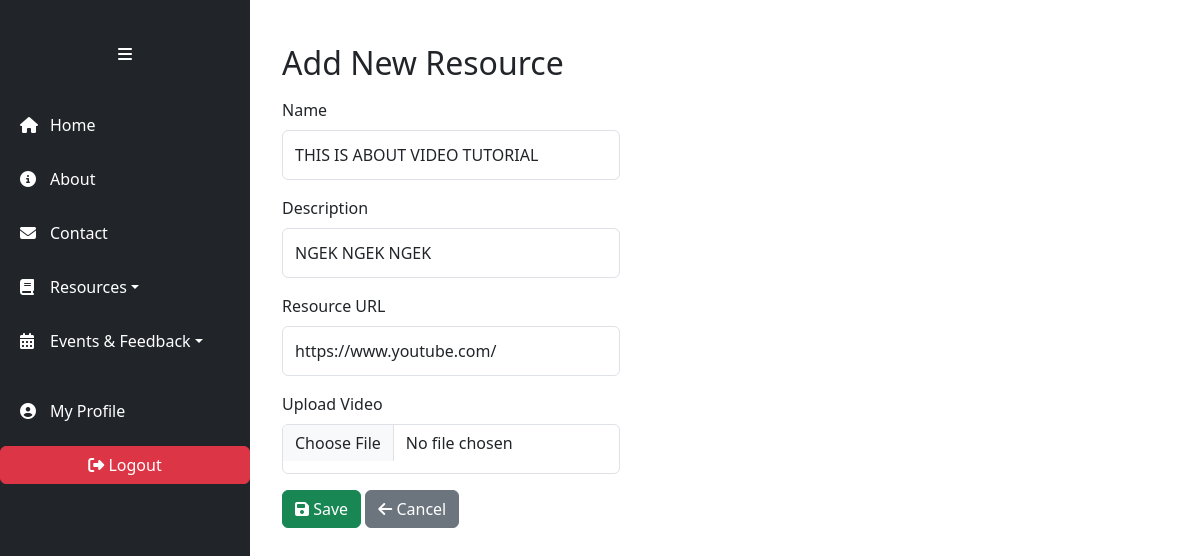
Screenshot of /resources/8/edit/ (signed in) with the database file from the repository.
### app/models.py (models this page shows, shortened)
class Resource(models.Model):
    name = models.CharField(max_length=150)
    description = models.TextField()
    resource_url = models.URLField()
    video = models.FileField(upload_to='videos/')  # Removed default, as FileField doesn't support default string

### app/views.py (the view)
# urls.py: path('resources/<int:pk>/edit/', ResourceUpdateView.as_view(), name='resource_update'),
class ResourceUpdateView(LoginRequiredMixin, UserPassesTestMixin, UpdateView):
    model = Resource
    fields = ['name', 'description', 'resource_url', 'video']
    template_name = 'resource/resource_update.html'
    def test_func(self):
        return self.request.user.is_staff  # Only admin/staff can update resources

### app/templates/resource/resource_update.html (shortened to what this page needs)
{% extends 'app/base.html' %}
{% block content %}
<div class="container mt-4">
    <h2>Add New Resource</h2>
    <form  action="{% url 'resource_update' resource.pk %}" method="POST" enctype="multipart/form-data" class="mt-3">
        <div class="mb-3">
            <label for="id_name" class="form-label">Name</label>
            <input type="text" id="id_name" name="name" class="form-control" value="{{ form.name.value }}" required>
        </div>
        <div class="mb-3">
            <label for="id_description" class="form-label">Description</label>
            <input type="text" id="id_description" name="description" class="form-control" value="{{ form.description.value }}" required>
        </div>
        <div class="mb-3">
            <label for="id_resource_url" class="form-label">Resource URL</label>
            <input type="url" id="id_resource_url" name="resource_url" class="form-control" value="{{ form.resource_url.value }}" required>
        </div>
        <div class="mb-3">
            <label for="id_video" class="form-label">Upload Video</label>
            <input type="file" id="id_video" name="video" class="form-control" required>
        </div>
        <button type="submit" class="btn btn-success">
            <i class="fas fa-save"></i> Save
        </button>
        <a href="{% url 'resource_list' %}" class="btn btn-secondary">
            <i class="fas fa-arrow-left"></i> Cancel
        </a>
    </form>
</div>
{% endblock content %}

### static/css/base.css (style rules this page uses)
body { display: flex; min-height: 100vh; margin: 0; }
.form-control, .form-select, textarea { height: 50px; font-size: 16px; }

### rows the page displays
Resource: name "THIS IS ABOUT VIDEO TUTORIAL", description "NGEK NGEK NGEK", resource_url "https://www.youtube.com/"
